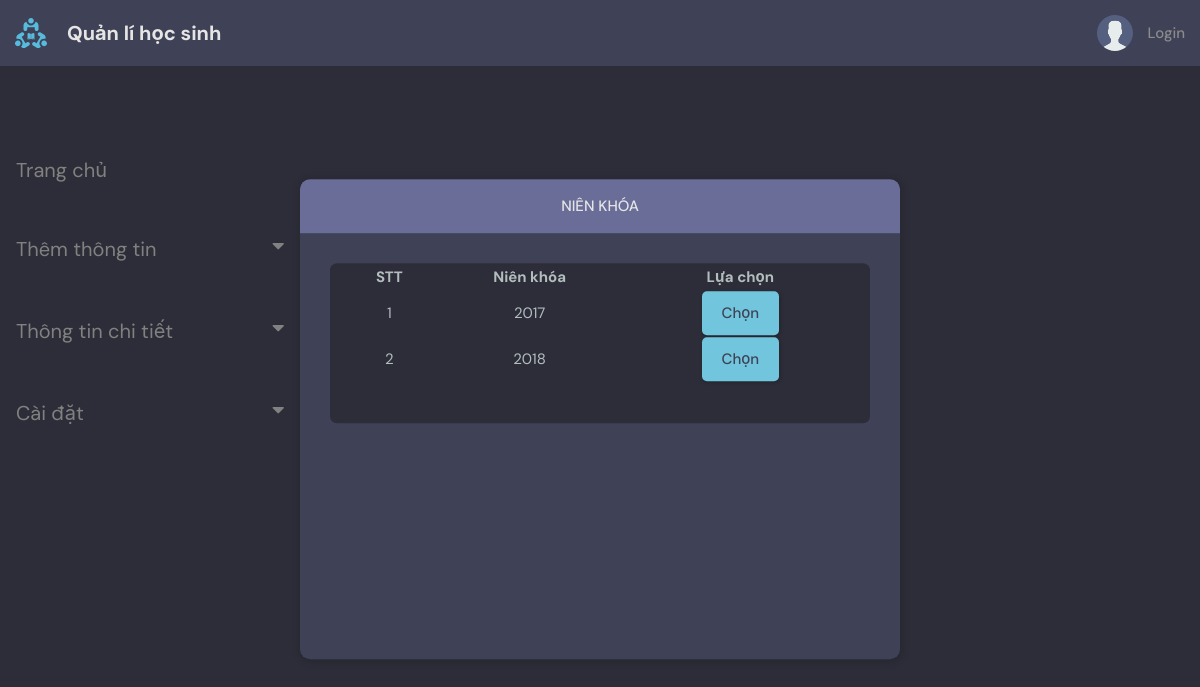
The app's page /nienkhoa/, older data.
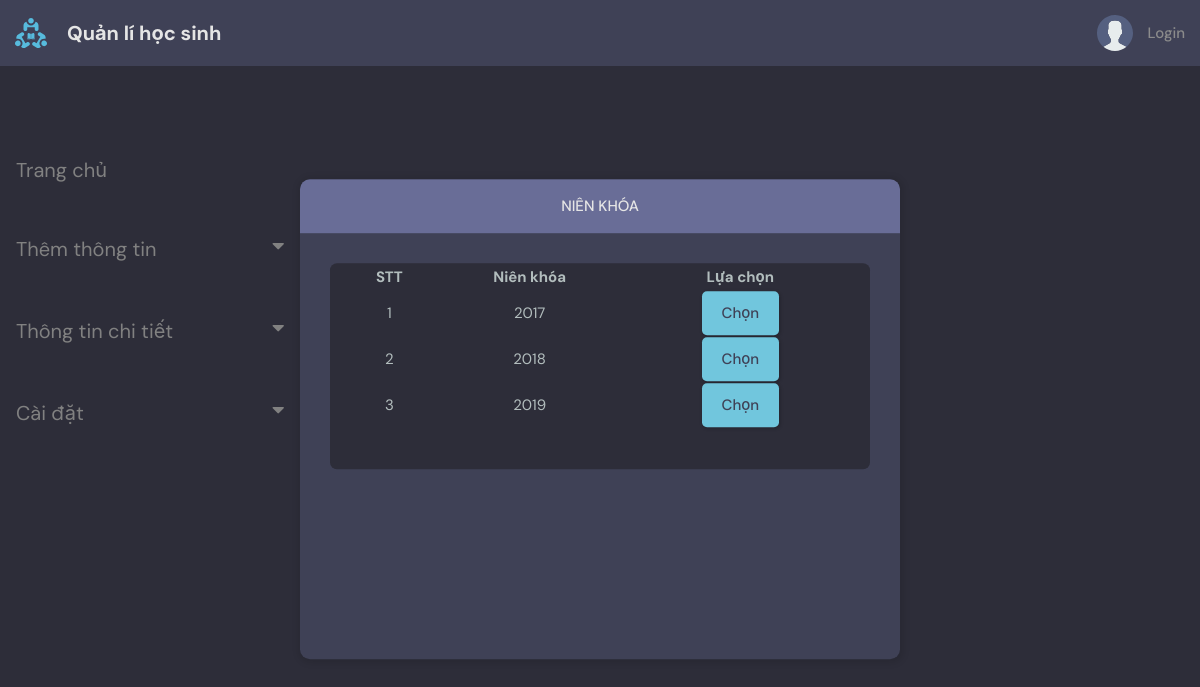
The same page, newer data.
### base/models.py (models this page shows, shortened)
class Age(models.Model):
    year = models.CharField(max_length=200, unique=True)
    max_age = models.IntegerField(null=False)
    min_age = models.IntegerField(null=False)

### base/views.py (the view)
def nienkhoa(request):
    form = YearForm()
    age = Age.objects.all()
    context = {
        'form': form,
        'age': age
    }
    return render(request, 'base/nienkhoa.html', context=context)

### base/templates/base/nienkhoa.html
{% extends 'main.html' %}
{% block content %}
    <main class = 'auth layout'>
        <div class = 'container'>
            {% include 'base/topics_component.html' %}
                <div class= 'layout__box'>
                    <div class= 'layout__boxHeader'>
                        <div class = 'layout__boxTitle'>
                            <h3>Niên khóa</h3>
                        </div>
                    </div>
                    <div class = 'layout__body'>
                        <div class="threads scroll">
                        <table class="table table-sm" style="width: 100%">
                            <tr>
                                <th>STT</th>
                                <th>Niên khóa</th>
                                <th>Lựa chọn</th>
                            </tr>
                            {% for i in age %}
                                <tr>
                                    <td>{{ forloop.counter }}</td>
                                    <td>{{i.year}}</td>
                                    <td>
                                        <a href="{% url 'lapDSlop' i.id %}" class="btn btn--main">Chọn</a>
                                    </td>
                                </tr>
                            {% endfor %}
                        </table>
                        </div>
                    </div>
                </div>
        </div>
    </main>
{% endblock content %}

Row changes from the older to the newer data that the page shows:
added Age: year "2019"
